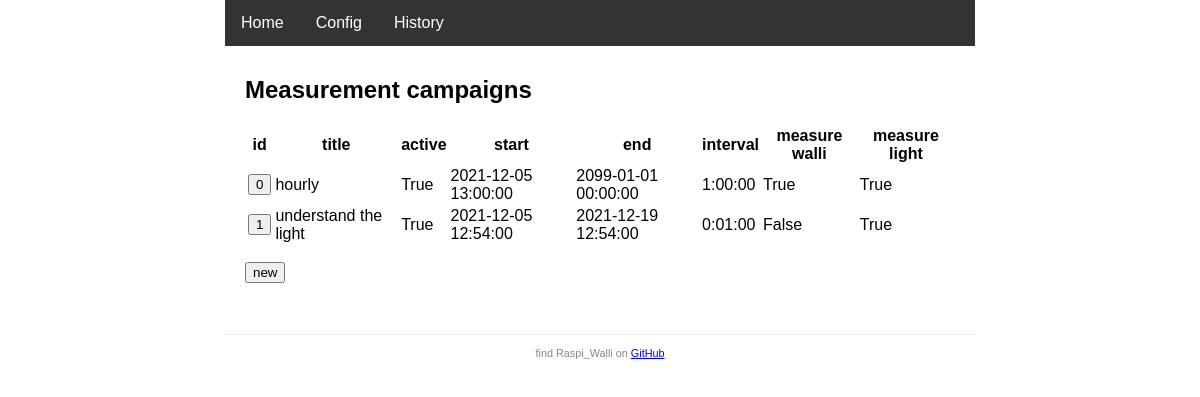
The page /history/ on the database its author committed.
### app.py (models this page shows, shortened)
class Campaign(db.Model):
    id = db.Column(db.Integer, primary_key=True)
    title = db.Column(db.String(120), nullable=False)
    is_active = db.Column(db.Boolean, default=True)
    start = db.Column(db.DateTime, nullable=False)
    end = db.Column(db.DateTime, nullable=False)
    previous = db.Column(db.DateTime)
    interval = db.Column(db.Interval, nullable=False)
    measure_walli = db.Column(db.Boolean, default=True)
    measure_light = db.Column(db.Boolean, default=True)
    walli_stats = db.relationship('WalliStat', backref='campaign', lazy=True)
    lux_values = db.relationship('LuxValue', backref='campaign', lazy=True)

### app.py (the view)
@app.route('/history/')
def history():
    campaigns = Campaign.query.all()
    return render_template('history.html', campaigns=campaigns)

### templates/history.html
{% extends 'base.html' %}
{% block content %}
<h2>Measurement campaigns</h2>
<table>
    <thead>
        <tr>
            <th>id</th>
            <th>title</th>
            <th>active</th>
            <th>start</th>
            <th>end</th>
            <th>interval</th>
            <th>measure walli</th>
            <th>measure light</th>
        </tr>
    </thead>
    <tbody>
        {% for cpn in campaigns %}
        <tr>
            <td>
                <a href="edit/{{cpn.id}}/" title="click to edit campaign {{cpn.id}}">
                    <button type="button">{{cpn.id}}</button>
                </a>
            </td>
            <td>{{cpn.title}}</td>
            <td>{{cpn.is_active}}</td>
            <td>{{cpn.start}}</td>
            <td>{{cpn.end}}</td>
            <td>{{cpn.interval}}</td>
            <td>{{cpn.measure_walli}}</td>
            <td>{{cpn.measure_light}}</td>
        </tr>
        {% endfor %}
    </tbody>
</table>
<p>
    <a href="edit">
        <button type="button" title="create a new campaign">new</button>
    </a>
</p>
{% endblock %}

### templates/base.html (shortened to what this page needs)
<!DOCTYPE html>
<html>
<head>
    {% block head %}
        {% block styles %}
            <link rel="stylesheet" type="text/css" href="{{ url_for('static', filename='style.css' ) }}">
        {% endblock styles %}
    {% endblock head %}
</head>
<body>
<nav>
    {% block nav %}
        <ul>
            <li><a href="{{ url_for('index') }}">Home</a></li>
            <li><a href="{{ url_for('config') }}">Config</a></li>
            <li><a href="{{ url_for('history') }}">History</a></li>
        </ul>
    {% endblock %}
</nav>
<main>
    {% block content %}{% endblock %}
</main>
<footer>
    {% block footer %}
        <small> find Raspi_Walli on
            <a href="https://github.com/munich-ml/raspi_walli/">GitHub</a>
        </small>
    {% endblock %}
</footer>
</body>
</html>

### static/style.css (style rules this page uses)
* { font-family: Arial, Helvetica, sans-serif; }
body { margin: auto; width: 750px; }
nav ul { list-style-type: none; margin: 0; padding: 0; overflow: hidden; background-color: #333; }
nav li { float: left; }
nav li a { display: block; color: white; text-align: center; padding: 14px 16px; text-decoration: none; }
main { padding: 10px 20px; }
footer { font-size: 13px; color: #888; border-top: 1px solid #eee; margin-top: 25px; text-align: center; padding: 10px; }

### rows shown on the page
Campaign: id "0", title "hourly", is_active "True", start "2021-12-05 13:00:00", end "2099-01-01 00:00:00", interval "1:00:00", measure_walli "True", measure_light "True"
Campaign: id "1", title "understand the light", is_active "True", start "2021-12-05 12:54:00", end "2021-12-19 12:54:00", interval "0:01:00", measure_walli "False", measure_light "True"
